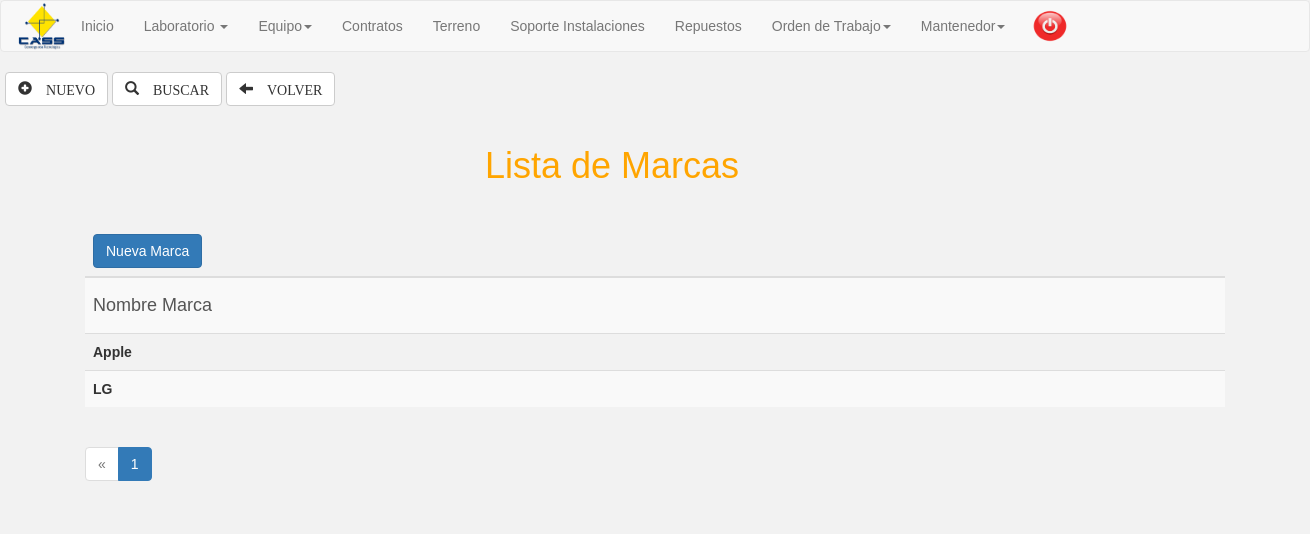
Before: /marca.buscar.php (signed in) with the older database file.
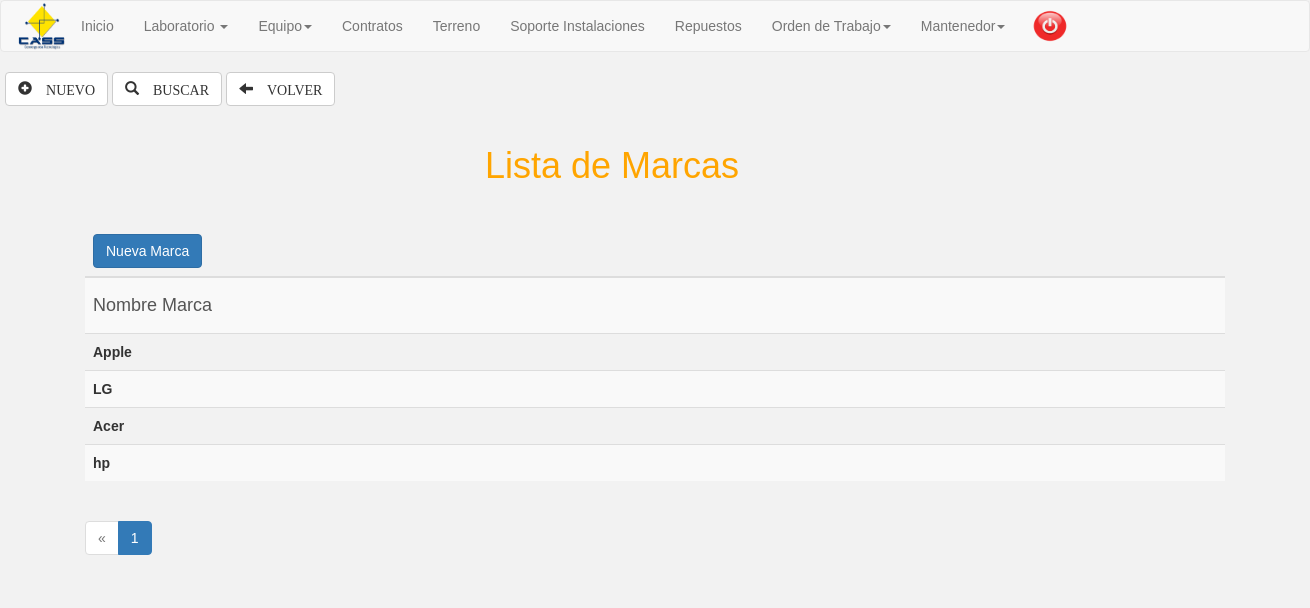
After: the same page with the newer database file.
### tables this page shows
CREATE TABLE `marca` (
  `id_marca` int(11) NOT NULL,
  `marca` varchar(60) NOT NULL
);

### marca.buscar.php (the view, shortened to what this page needs)
<?php
if (isset($_SESSION['correo'])) {?>
<!DOCTYPE html>
<html lang="en">
<head>
	<link rel="stylesheet" href="css/bootstrap.min.css">
	<link rel="stylesheet" href="js/bootstrap.min.js">
</head>
  <nav class="navbar navbar-default">
  <div class="container-fluid">
   <div class="navbar-header">
       <img class="logo" src="img/cass_logo.png" alt="">
    </div>
    <div class="collapse navbar-collapse" id="bs-example-navbar-collapse-1">
      <ul class="nav navbar-nav">
       <li><a  href="inicio.php">Inicio</a></li>
        <li class="dropdown">
          <a href="#" class="dropdown-toggle" data-toggle="dropdown" role="button" aria-haspopup="true" aria-expanded="false">Laboratorio <span class="caret"></span></a>
        </li>
        <li class="dropdown">
          <a href="#" class="dropdown-toggle" data-toggle="dropdown" role="button" aria-haspopup="true" aria-expanded="false">Equipo<span class="caret"></span></a>
        </li>
        <li><a  href="#">Contratos</a></li>
        <li><a  href="#">Terreno</a></li>
        <li><a  href="#">Soporte Instalaciones</a></li>
        <li><a  href="repuesto.php">Repuestos</a></li>
        <li class="dropdown">
           <a href="#" class="dropdown-toggle" data-toggle="dropdown" role="button" aria-haspopup="true" aria-expanded="false">Orden de Trabajo<span class="caret"></span></a>
        </li>
         <li class="dropdown">
          <a href="#" class="dropdown-toggle" data-toggle="dropdown" role="button" aria-haspopup="true" aria-expanded="false">Mantenedor<span class="caret"></span></a>
        </li>
      </ul>
       <a  href="cerrarsesion.php"><img class="cerrar" src="img/cerrar_sesion.png" alt="" ></a>
    </div>
</nav>
<body>
 <div class="contenedor">
<a href="marca.php"><button  class="btn btn-default" type="submit"><span class="glyphicon glyphicon-plus-sign" aria-hidden="true"> NUEVO</span></button></a>
<a href="marca.buscar.php"><button class="btn btn-default" type="submit"><span class="glyphicon glyphicon-search" aria-hidden="true"> BUSCAR</span></button></a>
<button class="btn btn-default" type="button"><span class="glyphicon glyphicon-arrow-left" aria-hidden="true"> VOLVER</span></button>
<br><br>
<form class="form-group" action=""  method="POST">
<div class="container" >
<div class="form-group" id="datos">
<h4><label for="caja_busqueda"><h1>Lista de Marcas</h1></label></h4>
</div>
<table  class="table table-striped" id="" name="" >
<thead>
      <th colspan="1"><a href="ciudad.php" class="btn btn-primary">Nueva Marca</a></th>
    </thead>
    <tbody>
      <tr>
        <td><h4>Nombre Marca</h4></td>
      </tr>
<?php
  $dbhandle=mysql_query("SELECT * FROM Marca ");
   while($muestra=mysql_fetch_array($dbhandle)){
   echo '<tr>';
   echo '<td>'.'<strong>'.$muestra['marca'].'</strong>'.'</td>';
}
?>
      </tbody>
</table>
<nav aria-label="">
  <ul class="pagination">
    <li class="disabled"><a href="#" aria-label="Previous"><span aria-hidden="true">&laquo;</span></a></li>
    <li class="active"><a href="#">1 <span class="sr-only">(current)</span></a></li>
</nav>
</div>
</form>
</body>
</html>
<?php
}else{
  echo '<script> window.location="index.php";</script>';
}
?>

Changed rows visible on the page:
added marca: marca "Acer"
added marca: marca "hp"
